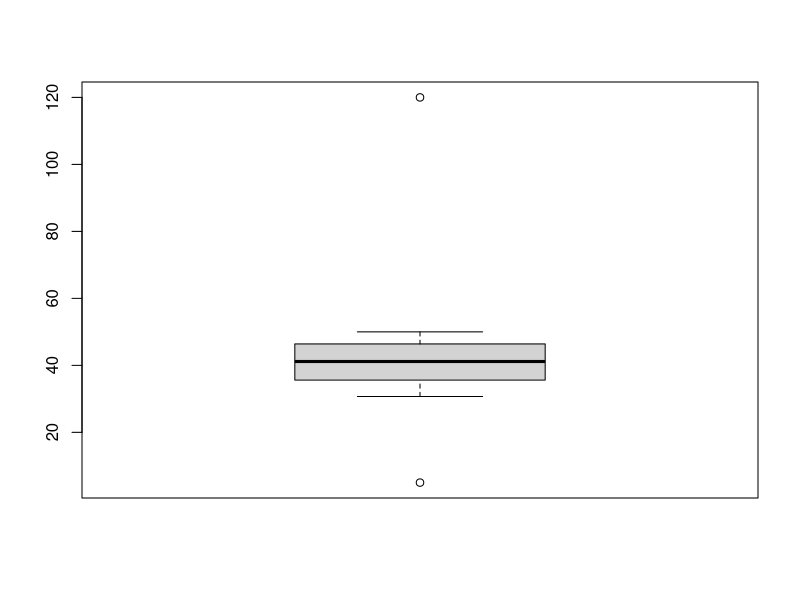
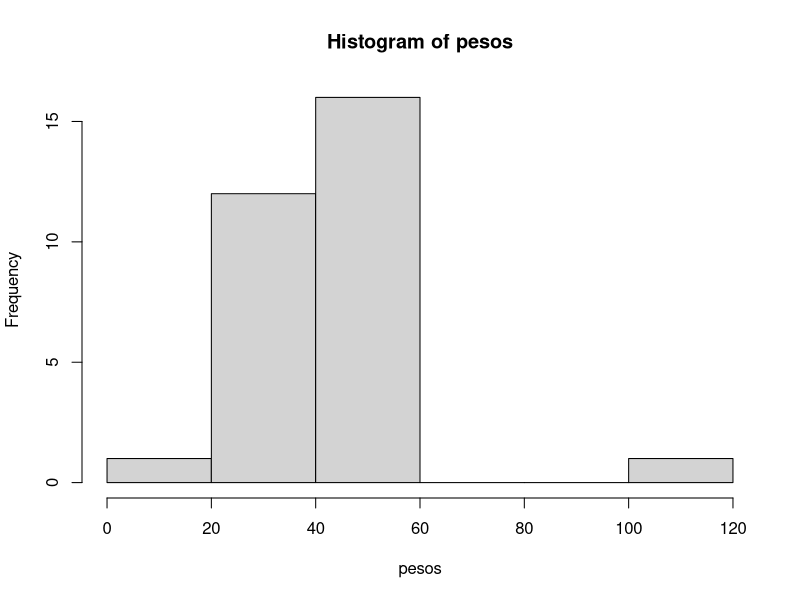

Source code (R) for these figures, in order:
# Cria uma coleção de dados

pesos = c(31.2, 32.7, 33.5, 34.1, 34.1, 35.6, 36.8, 37.4, 38.0, 38.9,  
          39.7, 40.2, 40.8, 41.5, 42.3, 43.0, 43.6, 44.5, 45.1, 45.9,  
          46.4, 47.0, 47.6, 48.3, 48.9, 49.5, 50.0, 30.7, 5, 120
)

# Medidas de posição

media = mean(pesos) # média
media
mediana = median(pesos) # mediana
mediana

# Importa a biblioteca necessária para pegar a moda do conjunto
if (!require("modeest")) install.packages("modeest", repos = "http://cran.rstudio.com/")
library(modeest)
moda = mfv(pesos) # moda
moda

# Medidas de dispersão
variancia = var(pesos) # variância
variancia
desvio_padrao = sd(pesos) # desvio padrão
desvio_padrao

coeficiente_de_variacao = (desvio_padrao / media) * 100 # coeficiente de variação
cat("\nCoeficiente de variação:", coeficiente_de_variacao)


# Boxplot
boxplot(pesos)

# Histograma
hist(pesos)

outliers = boxplot.stats(pesos)$out # pega os outliers
outliers
